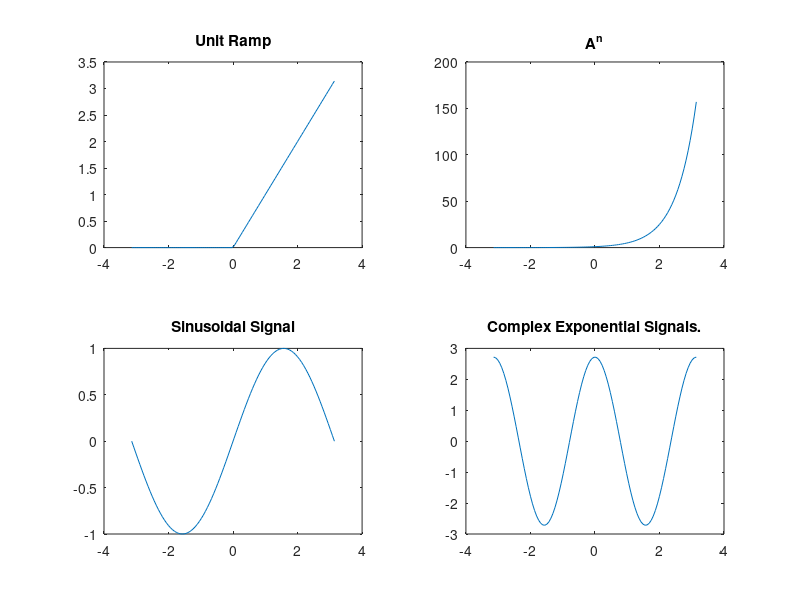

MATLAB code to generate this figure:
clear all;
close all;
clc;
t=linspace(-pi,pi,100);
for index=1:length(t)
    if t(index)>=0
        r(index)=t(index);
    else if t(index)<0
            r(index)=0;
        end
    end
end
subplot(2,2,1);
plot(t,r);
title("Unit Ramp");
for index=1:length(t)
  an(index)=5^t(index);
end
subplot(2,2,2);
plot(t,an);
title("A^n");
s=sin(t)
subplot(2,2,3);
plot(t,s);
title("Sinusoidal Signal");
for index=1:length(t)
  exp(index)=e^(2i*t(index)+1);
end
subplot(2,2,4);
plot(t,exp);
title("Complex Exponential Signals.");
